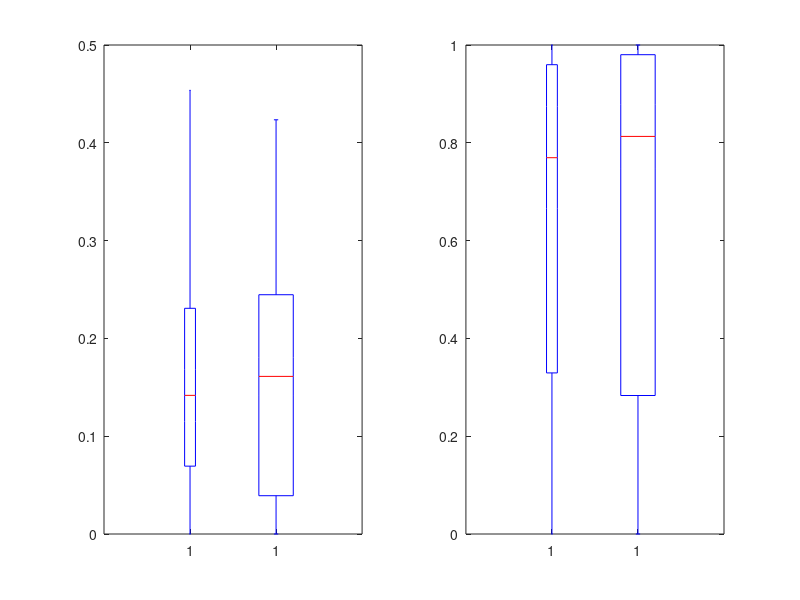

Source code (MATLAB):



clear
close all
clc
load('FigS14DF1.mat')
load('FigS14DF2.mat')

%% D and F
figure
subplot(121)
ranksum(overlapratiao,nanoverlapratiao)
y=[overlapratiao,nanoverlapratiao]
x=[overlapratiao*0+1,nanoverlapratiao*0+2]
boxplot(y,x,'Colors','k','PlotStyle','compact','MedianStyle','line','Widths',0.20,'Symbol','k')
xlim([0 3])
ylim([0 0.5])
subplot(122)
ranksum(overlapdaodaratio,nanoverlapdaodaratio)
y=[overlapdaodaratio,nanoverlapdaodaratio]
x=[overlapdaodaratio*0+1,nanoverlapdaodaratio*0+2]
boxplot(y,x,'Colors','k','PlotStyle','compact','MedianStyle','line','Widths',0.20,'Symbol','k')
xlim([0 3])
ylim([0 1])
